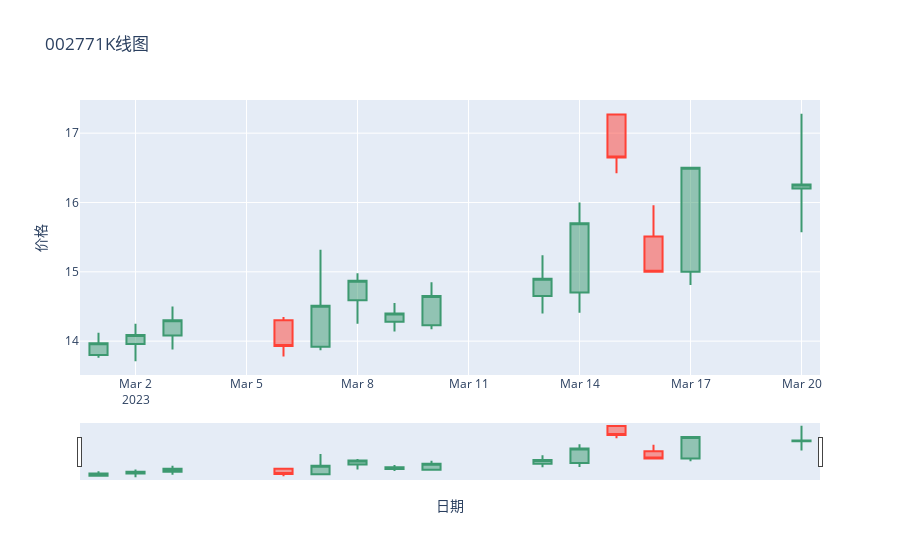

This figure's notebook cell:
### Code cell
import plotly.graph_objects as go
data=df[df["股票代码"]=="002771"]
# 创建 trace
trace = go.Candlestick(x=data.index, open=data["开盘"],
                       high=data["最高"], low=data["最低"], close=data["收盘"])

# 创建布局
layout = go.Layout(title='002771K线图', xaxis=dict(
    title='日期'), yaxis=dict(title='价格'))

# 创建 figure 对象并添加 trace 和 layout
fig = go.Figure(data=[trace], layout=layout)

# 显示图形
fig.show()

### Figure 1 — Plotly figure (JSON) as saved in the notebook; plotly's stock layout.template omitted (floating-point values rounded to 4 significant figures)
{"data": [{"close": [13.97, 14.09, 14.3, 13.93, 14.51, 14.87, 14.4, 14.65, 14.9, 15.7, 16.65, 15, 16.5, 16.26], "high": [14.12, 14.25, 14.5, 14.35, 15.32, 14.98, 14.55, 14.85, 15.24, 16, 17.27, 15.96, 16.5, 17.28], "low": [13.76, 13.71, 13.88, 13.78, 13.87, 14.25, 14.14, 14.17, 14.4, 14.41, 16.42, 14.99, 14.81, 15.57], "open": [13.8, 13.96, 14.08, 14.3, 13.92, 14.59, 14.28, 14.23, 14.65, 14.7, 17.27, 15.51, 15, 16.2], "type": "candlestick", "x": ["2023-03-01T00:00:00", "2023-03-02T00:00:00", "2023-03-03T00:00:00", "2023-03-06T00:00:00", "2023-03-07T00:00:00", "2023-03-08T00:00:00", "2023-03-09T00:00:00", "2023-03-10T00:00:00", "2023-03-13T00:00:00", "2023-03-14T00:00:00", "2023-03-15T00:00:00", "2023-03-16T00:00:00", "2023-03-17T00:00:00", "2023-03-20T00:00:00"]}], "layout": {"title": {"text": "002771K线图"}, "xaxis": {"title": {"text": "日期"}}, "yaxis": {"title": {"text": "价格"}}}}
